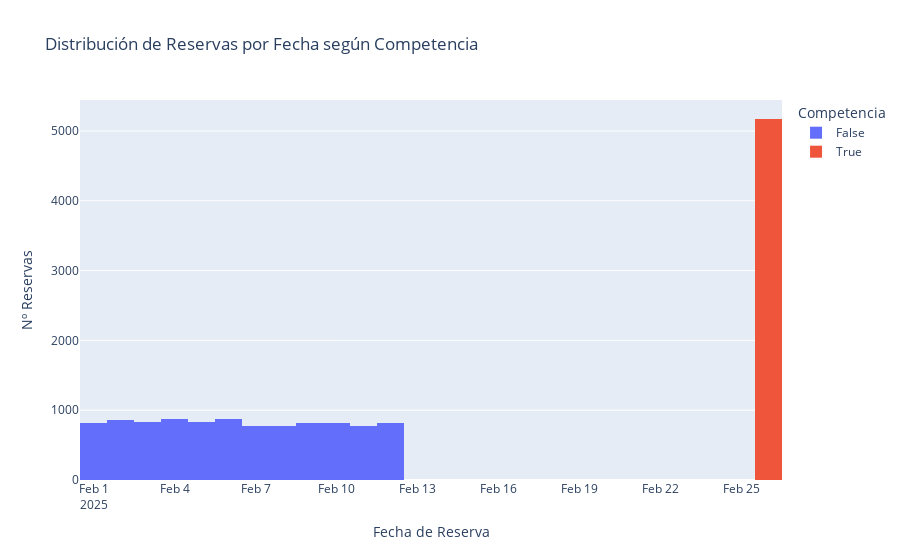

Notebook source saved alongside this figure:
### Code cell
fig = px.histogram(df_final, 
                   x="fecha_reserva", 
                   color="competencia",  # Equivalente a hue en Seaborn
                   nbins=30, 
                   title="Distribución de Reservas por Fecha según Competencia")

fig.update_layout(xaxis_title="Fecha de Reserva", 
                  yaxis_title="Nº Reservas",
                  legend_title="Competencia")

fig.show()

### Figure 1 — Plotly figure (JSON) as saved in the notebook; plotly's stock layout.template omitted (floating-point values rounded to 4 significant figures; data arrays with more than 128 entries replaced by an {"elided": "..."} marker saying what was removed)
{"data": [{"bingroup": "x", "hovertemplate": "competencia=False<br>fecha_reserva=%{x}<br>count=%{y}<extra></extra>", "legendgroup": "False", "marker": {"color": "#636efa", "pattern": {"shape": ""}}, "name": "False", "nbinsx": 30, "orientation": "v", "showlegend": true, "type": "histogram", "x": {"elided": "9828 str values"}, "xaxis": "x", "yaxis": "y"}, {"bingroup": "x", "hovertemplate": "competencia=True<br>fecha_reserva=%{x}<br>count=%{y}<extra></extra>", "legendgroup": "True", "marker": {"color": "#EF553B", "pattern": {"shape": ""}}, "name": "True", "nbinsx": 30, "orientation": "v", "showlegend": true, "type": "histogram", "x": {"elided": "5172 str values"}, "xaxis": "x", "yaxis": "y"}], "layout": {"barmode": "relative", "legend": {"title": {"text": "Competencia"}, "tracegroupgap": 0}, "title": {"text": "Distribución de Reservas por Fecha según Competencia"}, "xaxis": {"anchor": "y", "domain": [0, 1], "title": {"text": "Fecha de Reserva"}}, "yaxis": {"anchor": "x", "domain": [0, 1], "title": {"text": "Nº Reservas"}}}}
